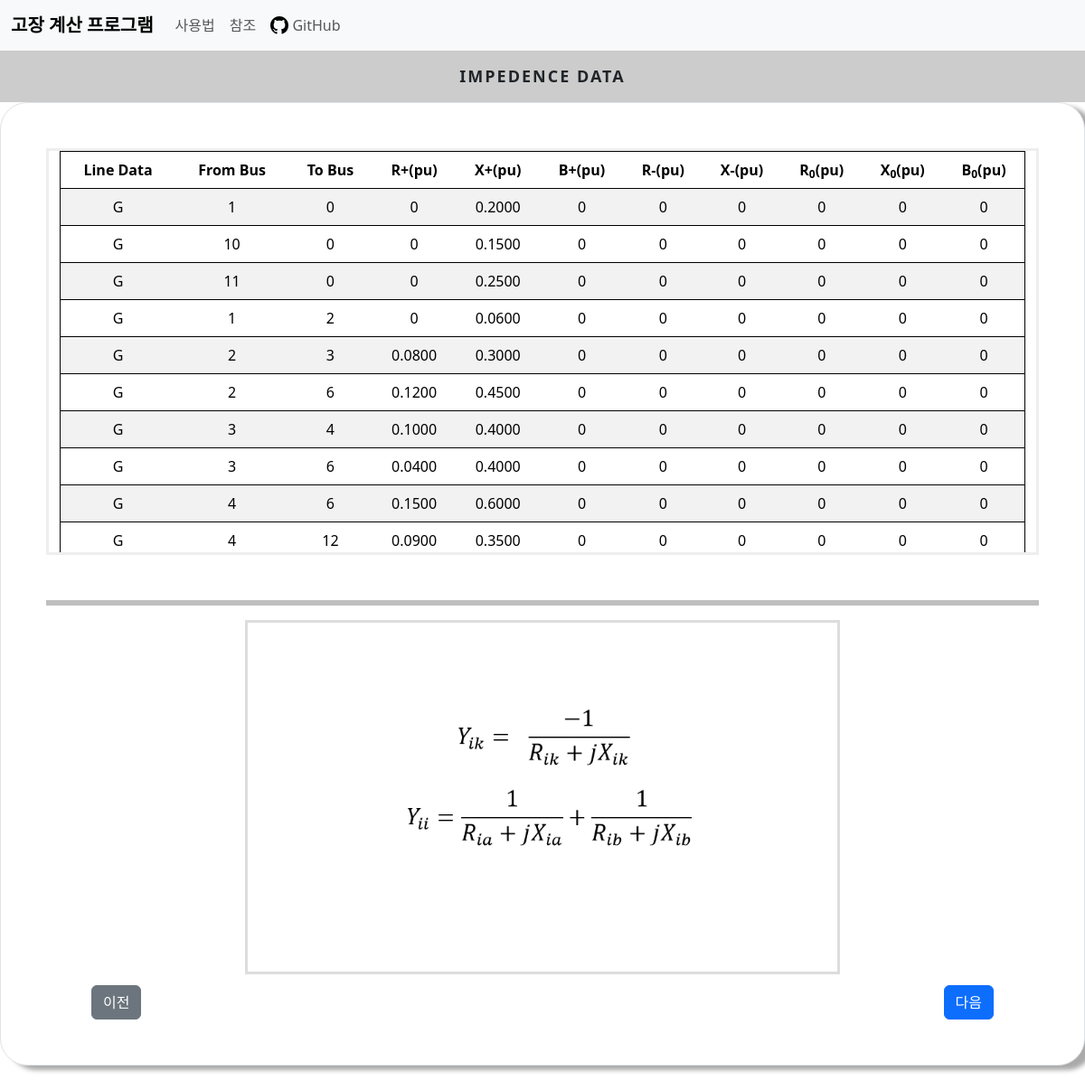
The page /transformer/ on the database its author committed.
### cal/models.py (models this page shows)
class FaultLineData(models.Model):
    From_Bus = models.SmallIntegerField()
    To_Bus = models.SmallIntegerField()
    R = models.FloatField()
    X = models.FloatField()
    B = models.FloatField()
    negative_R = models.FloatField(default=0,null=True,blank=True)
    negative_X = models.FloatField(default=0,null=True,blank=True)
    zero_R = models.FloatField(default=0,null=True,blank=True)
    zero_X = models.FloatField(default=0,null=True,blank=True)
    zero_B = models.FloatField(default=0,null=True,blank=True)
    line_type = models.SmallIntegerField(default=0)

### cal/views.py (the view)
# urls.py: path('transformer/',views.transformer, name='transformer'),
def transformer(request):
    faultlinedata=FaultLineData.objects.all()
    faultcon = FaultCondition.objects.get(to_find=True)
    return render(request,'cal/transformer.html',context={'faultlinedata':faultlinedata,'faultcon':faultcon})

### cal/templates/cal/transformer.html (shortened to what this page needs)
{% extends './base.html'%}
{% load static %}
{% block css %}
<link rel="stylesheet" href="{% static 'cal/css/table_label.css'%}">
<link rel="stylesheet" href="{% static 'cal/css/solution_img.css'%}">
{% endblock css %}
{% block content %}
<div class="main">
    <div class="tab other">
      <label for="tab-1">Impedence Data</label>
    </div>
    <div class="content">
      <div class="content-dis">
        <div class="border">
          <div class="container fault">
            <table class="table table-striped">
              <thead>
                <tr>
                  <td>Line Data</td>
                  <td>From Bus</td>
                  <td>To Bus</td>
                  <td>R+(pu)</td>
                  <td>X+(pu)</td>
                  <td>B+(pu)</td>
                  <td>R-(pu)</td>
                  <td>X-(pu)</td>
                  <td>R<sub>0</sub>(pu)</td>
                  <td>X<sub>0</sub>(pu)</td>
                  <td>B<sub>0</sub>(pu)</td>
                </tr>
              </thead>
              <tbody>
                {% for i in faultlinedata %}
                <tr>
                  {% if i.line_type == 0 %}
                    <td>G</td>
                  {% endif %}
                  <td>{{i.From_Bus}}</td>
                  <td>{{i.To_Bus}}</td>
                  <td>{{i.R|floatformat:-4}}</td>
                  <td>{{i.X|floatformat:-4}}</td>
                  <td>{{i.B|floatformat:-4}}</td>
                  <td>{{i.negative_R|floatformat:-4}}</td>
                  <td>{{i.negative_X|floatformat:-4}}</td>
                  <td>{{i.zero_R|floatformat:-4}}</td>
                  <td>{{i.zero_X|floatformat:-4}}</td>
                  <td>{{i.zero_B|floatformat:-4}}</td>
                </tr>
                {% endfor %}
              </tbody>
            </table>
          </div>
          {% if faultcon.is_bus_fault %}
            {% if faultcon.is_flow %}
              <a class="btn btn-secondary prev" href="{% url 'flow' %}">이전</a>
            {% else %}
              <a class="btn btn-secondary prev" href="{% url 'initial' %}">이전</a>
            {% endif %}
          {% else %}
            <a class="btn btn-secondary prev" href="{% url 'slider' %}">이전</a>
          {% endif %}
          <a class="btn btn-primary next" href="{% url 'ybus' %}">다음</a>
          <hr>
          {% if faultcon.is_shunt %}
            {% if faultcon.is_load_effect %}
              <img src="{% static 'cal/images/ybusbload.png'%}">
            {% else %}
              <img src="{% static 'cal/images/ybusb.png'%}">
            {% endif %}
          {% else %}
            {% if faultcon.is_load_effect %}
              <img src="{% static 'cal/images/ybusload.png'%}">
            {% else %}
              <img src="{% static 'cal/images/ybus.png'%}">
            {% endif %}
          {% endif%}
        </div>
      </div>
    </div>
  </div>
{% endblock content%}

### cal/static/cal/css/base.css (style rules this page uses)
html { font-family: "Noto Sans KR", sans-serif; font-size: 16px; font-weight: 400; }
* { box-sizing: border-box; }
.border, .condition { background-color:#ffffff; padding: 50px; padding-bottom:100px; border: 1px solid #000000; border-radius:30px; margin-bottom:30px; box-shadow: 10px 5px 5px #aaaaaa; }
label { display:block; }
#tab-1:checked ~ .tab label:nth-child(1), #tab-2:checked ~ .tab label:nth-child(2), #tab-3:checked ~ .tab label:nth-child(3), #tab-4:checked ~ .tab label:nth-child(4), #tab-5:checked ~ .tab label:nth-child(5), #tab-6:checked ~ .tab label:nth-child(6), #tab-7:checked ~ .tab label:nth-child(7), #tab-8:checked ~ .tab label:nth-child(8), #tab-9:checked ~ .tab label:nth-child(9), #tab-10:checked ~ .tab label:nth-child(10), #tab-11:checked ~ .tab label:nth-child(11), #tab-12:checked ~ .tab label:nth-child(12), #tab-13:checked ~ .tab label:nth-child(13), #tab-14:checked ~ .tab label:nth-child(14) { background-color: rgba(0, 0, 0, 0.2); box-shadow: none; }
.content > div { display: none; }
#tab-1:checked ~ .content div:nth-child(1), #tab-2:checked ~ .content div:nth-child(2), #tab-3:checked ~ .content div:nth-child(3), #tab-4:checked ~ .content div:nth-child(4), #tab-5:checked ~ .content div:nth-child(5), #tab-6:checked ~ .content div:nth-child(6), #tab-7:checked ~ .content div:nth-child(7), #tab-8:checked ~ .content div:nth-child(8), #tab-9:checked ~ .content div:nth-child(9), #tab-10:checked ~ .content div:nth-child(10), #tab-11:checked ~ .content div:nth-child(11), #tab-12:checked ~ .content div:nth-child(12), #tab-13:checked ~ .content div:nth-child(13), #tab-14:checked ~ .content div:nth-child(14) { display:block; position:relative; }
.main { margin: 0 auto; max-width: 100%; }
.tab { overflow: hidden; }
.tab label { font-size: 18px; cursor: pointer; float: left; width: 50%; text-align: center; padding: 15px 0; text-transform: uppercase; font-weight: bold; letter-spacing: 2px; user-select: none; -webkit-user-select: none; }
.content { min-height: 250px; }
.fault { overflow:auto; height:450px; border:#EEEEEE solid 3px; }
.table { border: 1px solid black; text-align: center; }
img { width:60%; height:75%; display: block; margin: auto; }
thead { font-weight: 700; }
.next { position:absolute; right:100px; bottom:50px; }
.prev { position:absolute; left:100px; bottom:50px; }

### cal/static/cal/css/table_label.css (style rules this page uses)
.tab label { width: 100%; }

### cal/static/cal/css/solution_img.css (style rules this page uses)
img { margin-top:unset; border: #dddddd solid 3px; }
hr { margin-top: 50px; border: black solid 3px; }

### rows shown on the page
FaultLineData: line_type "G", From_Bus "1", To_Bus "0", R "0", X "0.2000", B "0", negative_R "0", negative_X "0", zero_R "0", zero_X "0", zero_B "0"
FaultLineData: line_type "G", From_Bus "10", To_Bus "0", R "0", X "0.1500", B "0", negative_R "0", negative_X "0", zero_R "0", zero_X "0", zero_B "0"
FaultLineData: line_type "G", From_Bus "11", To_Bus "0", R "0", X "0.2500", B "0", negative_R "0", negative_X "0", zero_R "0", zero_X "0", zero_B "0"
FaultLineData: line_type "G", From_Bus "1", To_Bus "2", R "0", X "0.0600", B "0", negative_R "0", negative_X "0", zero_R "0", zero_X "0", zero_B "0"
FaultLineData: line_type "G", From_Bus "2", To_Bus "3", R "0.0800", X "0.3000", B "0", negative_R "0", negative_X "0", zero_R "0", zero_X "0", zero_B "0"
FaultLineData: line_type "G", From_Bus "2", To_Bus "6", R "0.1200", X "0.4500", B "0", negative_R "0", negative_X "0", zero_R "0", zero_X "0", zero_B "0"
FaultLineData: line_type "G", From_Bus "3", To_Bus "4", R "0.1000", X "0.4000", B "0", negative_R "0", negative_X "0", zero_R "0", zero_X "0", zero_B "0"
FaultLineData: line_type "G", From_Bus "3", To_Bus "6", R "0.0400", X "0.4000", B "0", negative_R "0", negative_X "0", zero_R "0", zero_X "0", zero_B "0"
FaultLineData: line_type "G", From_Bus "4", To_Bus "6", R "0.1500", X "0.6000", B "0", negative_R "0", negative_X "0", zero_R "0", zero_X "0", zero_B "0"
FaultLineData: line_type "G", From_Bus "4", To_Bus "12", R "0.0900", X "0.3500", B "0", negative_R "0", negative_X "0", zero_R "0", zero_X "0", zero_B "0"
